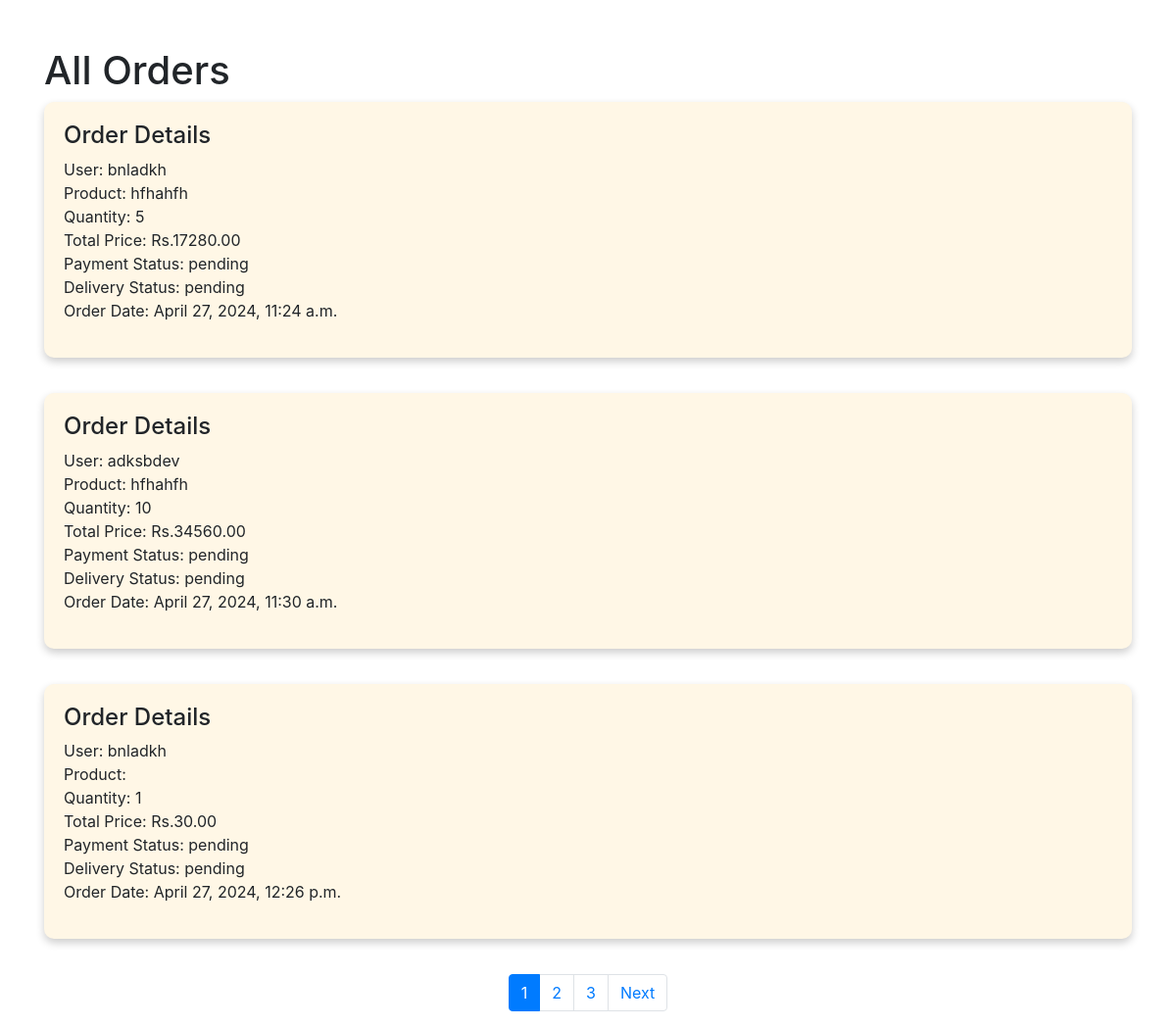
The app's page /all-orders/ (signed in) with its own data.
### bakery_app/models.py (models this page shows, shortened)
class Order(models.Model):
    user = models.ForeignKey(User, on_delete=models.CASCADE)
    product = models.ForeignKey(BakeryProduct, on_delete=models.CASCADE)
    quantity = models.IntegerField()
    total_price = models.DecimalField(max_digits=10, decimal_places=2)
    payment_status = models.CharField(max_length=10, choices=[('paid', 'Paid'), ('pending', 'Pending')], default='pending')
    delivery_status = models.CharField(max_length=10, choices=[('shipped', 'Shipped'), ('pending', 'Pending')], default='pending')
    order_date = models.DateTimeField(auto_now_add=True)

class BakeryProduct(models.Model):
    name = models.CharField(max_length=100)
    description = models.TextField()
    price = models.DecimalField(max_digits=6, decimal_places=2)
    image = models.ImageField(upload_to='product_images/')

class CustomBakeryOrder(models.Model):
    user = models.ForeignKey(User, on_delete=models.CASCADE)  # User who placed the order
    weight = models.FloatField()  # Weight in grams
    flavor = models.CharField(max_length=50)  # Flavor of the bakery item
    shape = models.CharField(max_length=50)  # Shape of the bakery item
    order_date = models.DateTimeField(auto_now_add=True)  # When the order was placed
    delivery_date = models.DateField(null=True, blank=True)  # Optional delivery date
    payment_status = models.CharField(max_length=10, choices=[('paid', 'Paid'), ('pending', 'Pending')], default='pending')
    delivery_status = models.CharField(max_length=10, choices=[('shipped', 'Shipped'), ('pending', 'Pending')], default='pending')
    total_price = models.DecimalField(max_digits=6, decimal_places=2)  # Total price
    quantity = models.IntegerField(default=1)

### bakery_app/views.py (the view)
# urls.py: path('all-orders/', views.all_orders, name='all_orders'),  # View for total orders
@user_passes_test(is_admin)
def all_orders(request):
    all_orders = list(Order.objects.all()) + list(CustomBakeryOrder.objects.all())
    paginator = Paginator(all_orders, 3)  # Pagination for 10 orders per page
    page_number = request.GET.get('page')  # Get the current page number
    page_obj = paginator.get_page(page_number)  # Get the relevant page object
    return render(request, 'all_orders.html', {'page_obj': page_obj})

### bakery_app/views.py (called while the page is built)
def is_admin(user):
    return user.is_staff  # Change this as needed to suit your admin check

### bakery_app/templates/all_orders.html (shortened to what this page needs)
<!DOCTYPE html>
<html lang="en">
<head>
    <link rel="stylesheet" href="https://stackpath.bootstrapcdn.com/bootstrap/4.5.2/css/bootstrap.min.css">
</head>
<body>
    <div class="container mt-5">
        <h1>All Orders</h1>
        <div class="row">
            {% for order in page_obj %}
            <div class="col-md-12 mb-3">
                <div class="order-card">
                    <h4>Order Details</h4>
                    <p>
                        User: {{ order.user.username }} <br>
                        Product: {{ order.product.name }} <br>
                        Quantity: {{ order.quantity }} <br>
                        Total Price: Rs.{{ order.total_price }} <br>
                        Payment Status: {{ order.payment_status }} <br>
                        Delivery Status: {{ order.delivery_status }} <br>
                        Order Date: {{ order.order_date }} <br>
                    </p>
                </div>
            </div>
            {% endfor %}
        </div>
        <nav aria-label="Page navigation">
            <ul class="pagination justify-content-center">
                {% for num in page_obj.paginator.page_range %}
                <li class="page-item {% if num == page_obj.number %}active{% endif %}">
                    <a class="page-link" href="?page={{ num }}">{{ num }}</a>
                </li>
                {% endfor %}
                {% if page_obj.has_next %}
                <li class="page-item">
                    <a class="page-link" href="?page={{ page_obj.next_page_number }}">Next</a>
                </li>
                {% endif %}
            </ul>
        </nav>
    </div>
</body>
</html>

### bakery_app/templates/all_orders.html (style rules this page uses)
.order-card { background-color: #fff7e6; padding: 20px; border-radius: 10px; box-shadow: 0 4px 8px 0 rgba(0,0,0,0.2); margin-bottom: 20px; }

### records on screen
Order: user.username "bnladkh", product.name "hfhahfh", quantity "5", total_price "17280.00", payment_status "pending", delivery_status "pending", order_date "April 27, 2024, 11:24 a.m."
Order: user.username "adksbdev", product.name "hfhahfh", quantity "10", total_price "34560.00", payment_status "pending", delivery_status "pending", order_date "April 27, 2024, 11:30 a.m."
CustomBakeryOrder: user.username "bnladkh", quantity "1", total_price "30.00", payment_status "pending", delivery_status "pending", order_date "April 27, 2024, 12:26 p.m."

### other values on screen
{{ num }} "1" "2" "3"
